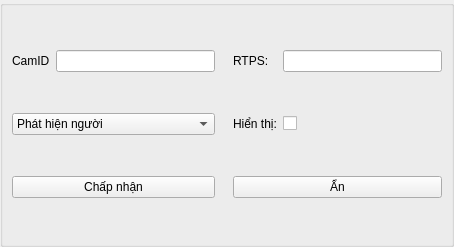
<?xml version="1.0" encoding="UTF-8"?>
<ui version="4.0">
 <class>form_camera</class>
 <widget class="QWidget" name="form_camera">
  <property name="geometry">
   <rect>
    <x>0</x>
    <y>0</y>
    <width>454</width>
    <height>247</height>
   </rect>
  </property>
  <property name="windowTitle">
   <string>Form</string>
  </property>
  <property name="styleSheet">
   <string notr="true"/>
  </property>
  <layout class="QGridLayout" name="layout_main">
   <property name="leftMargin">
    <number>0</number>
   </property>
   <property name="topMargin">
    <number>0</number>
   </property>
   <property name="rightMargin">
    <number>0</number>
   </property>
   <property name="bottomMargin">
    <number>0</number>
   </property>
   <property name="spacing">
    <number>0</number>
   </property>
   <item row="0" column="0" colspan="2">
    <widget class="QGroupBox" name="group_settings">
     <property name="sizePolicy">
      <sizepolicy hsizetype="Expanding" vsizetype="Expanding">
       <horstretch>0</horstretch>
       <verstretch>0</verstretch>
      </sizepolicy>
     </property>
     <property name="minimumSize">
      <size>
       <width>0</width>
       <height>0</height>
      </size>
     </property>
     <property name="title">
      <string/>
     </property>
     <property name="alignment">
      <set>Qt::AlignLeading|Qt::AlignLeft|Qt::AlignVCenter</set>
     </property>
     <property name="flat">
      <bool>false</bool>
     </property>
     <layout class="QGridLayout" name="layout_settings">
      <item row="2" column="3" colspan="2">
       <widget class="QPushButton" name="btn_cancel">
        <property name="text">
         <string>Ẩn</string>
        </property>
       </widget>
      </item>
      <item row="2" column="0" colspan="2">
       <widget class="QPushButton" name="btn_apply">
        <property name="text">
         <string>Chấp nhận</string>
        </property>
       </widget>
      </item>
      <item row="1" column="3">
       <widget class="QLabel" name="label_show">
        <property name="text">
         <string>Hiển thị:</string>
        </property>
       </widget>
      </item>
      <item row="0" column="4">
       <widget class="QLineEdit" name="txt_rtsp"/>
      </item>
      <item row="1" column="4">
       <widget class="QCheckBox" name="cb_display">
        <property name="text">
         <string/>
        </property>
       </widget>
      </item>
      <item row="0" column="2">
       <spacer name="horizontalSpacer">
        <property name="orientation">
         <enum>Qt::Horizontal</enum>
        </property>
        <property name="sizeType">
         <enum>QSizePolicy::Fixed</enum>
        </property>
        <property name="sizeHint" stdset="0">
         <size>
          <width>12</width>
          <height>12</height>
         </size>
        </property>
       </spacer>
      </item>
      <item row="0" column="3">
       <widget class="QLabel" name="label_rtsp">
        <property name="text">
         <string>RTPS: </string>
        </property>
       </widget>
      </item>
      <item row="0" column="1">
       <widget class="QLineEdit" name="txt_camera_id"/>
      </item>
      <item row="0" column="0">
       <widget class="QLabel" name="label_camera_id">
        <property name="text">
         <string>CamID</string>
        </property>
       </widget>
      </item>
      <item row="1" column="0" colspan="2">
       <widget class="QComboBox" name="combo_features">
        <item>
         <property name="text">
          <string>Phát hiện người</string>
         </property>
        </item>
        <item>
         <property name="text">
          <string>Phát hiện xe</string>
         </property>
        </item>
       </widget>
      </item>
     </layout>
    </widget>
   </item>
  </layout>
 </widget>
 <resources/>
 <connections/>
</ui>
